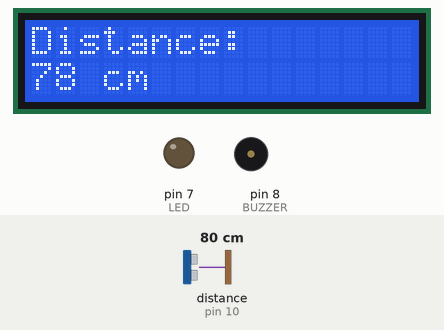
Simulated run of this sketch. Board: Arduino Uno, built with avr-gcc and run on an emulated ATmega328P. On the bench: 16×2 character LCD, output pins drawn as LEDs (lit = HIGH), buzzer (waves = sounding, pin HIGH). Wiring (inferred from the names in the program): ultrasonic range finder: trigger pin 9; echo pin 10. The inputs (shaded band) are chosen by the test bench; at power-on: distance to the obstacle (sensor on pin 10) 80 cm. The echo pulse lasts 58.3 µs per cm; pins used as bus, display or sensor lines are not drawn.

Above: at 3.2 s.
3.3 s: distance to the obstacle (sensor on pin 10) set to 60 cm
At 3.9 s:
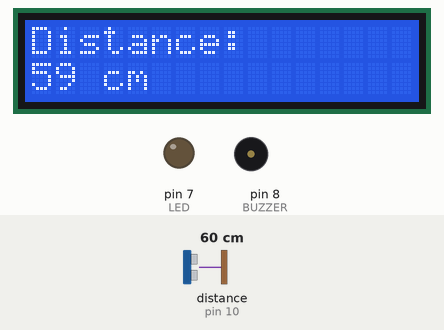
6.3 s: distance to the obstacle (sensor on pin 10) set to 35 cm
At 7.0 s:
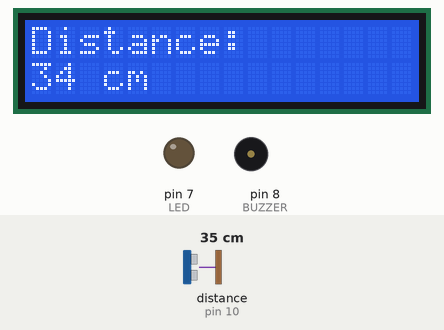
9.3 s: distance to the obstacle (sensor on pin 10) set to 120 cm
At 10.5 s:
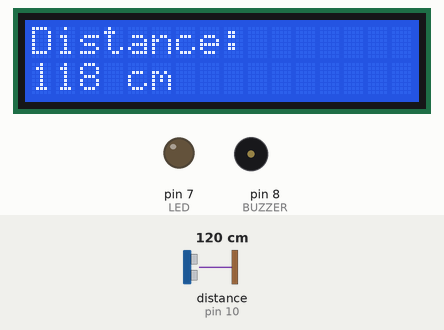
12.3 s: distance to the obstacle (sensor on pin 10) set to 250 cm
At 13.3 s:
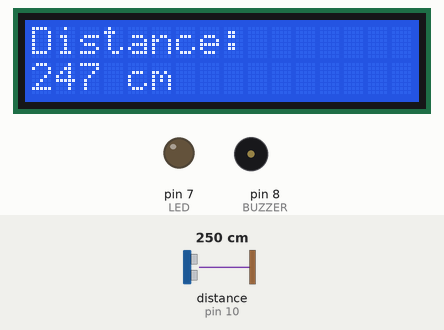
15.3 s: distance to the obstacle (sensor on pin 10) set to 2 cm
At 15.59 s:
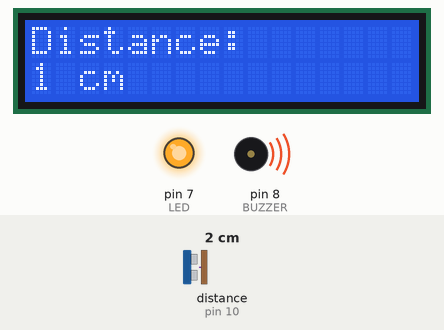
17.1 s: distance to the obstacle (sensor on pin 10) set to 299 cm
At 18.0 s:
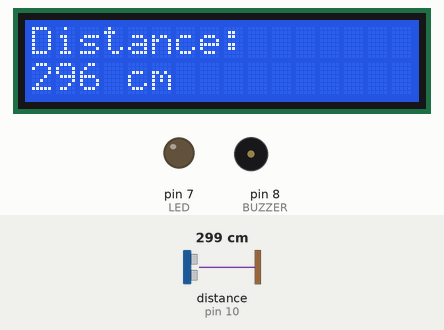
Timing chart, 0 to 20.1 s (numbered marks = the images above; inputs shaded):
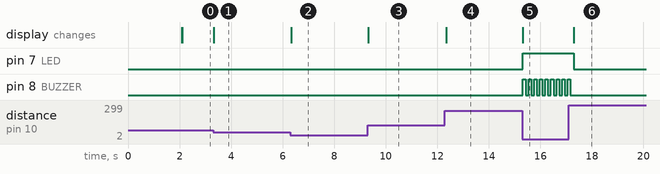

The sketch:

Distance_Monitor.ino
```cpp
#include <Wire.h>
#include <LiquidCrystal_I2C.h>

#define TRIG 9
#define ECHO 10
#define BUZZER 8
#define LED 7

LiquidCrystal_I2C lcd(0x27, 16, 2);

long duration;
int distance;

void setup() {

  pinMode(TRIG, OUTPUT);
  pinMode(ECHO, INPUT);
  pinMode(BUZZER, OUTPUT);
  pinMode(LED, OUTPUT);

  Serial.begin(9600);

  lcd.init();
  lcd.backlight();

  lcd.setCursor(0,0);
  lcd.print("Distance Meter");
  delay(2000);

  lcd.clear();
}

void loop() {

  // Trigger pulse
  digitalWrite(TRIG, LOW);
  delayMicroseconds(2);

  digitalWrite(TRIG, HIGH);
  delayMicroseconds(10);

  digitalWrite(TRIG, LOW);

  // Read echo
  duration = pulseIn(ECHO, HIGH);

  // Calculate distance
  distance = duration * 0.034 / 2;

  // LCD display
  lcd.clear();

  lcd.setCursor(0,0);
  lcd.print("Distance:");

  lcd.setCursor(0,1);
  lcd.print(distance);
  lcd.print(" cm");

  // Warning logic
  if(distance < 15) {

    digitalWrite(LED, HIGH);

    digitalWrite(BUZZER, HIGH);
    delay(100);

    digitalWrite(BUZZER, LOW);
    delay(100);

  }
  else if(distance < 30) {

    digitalWrite(LED, HIGH);

    digitalWrite(BUZZER, HIGH);
    delay(400);

    digitalWrite(BUZZER, LOW);
    delay(400);

  }
  else {

    digitalWrite(LED, LOW);
    digitalWrite(BUZZER, LOW);

  }
}
```

Measured:
- after the input at 3.3 s, the display: changes at once (image 1)
- after the input at 6.3 s, the display: changes at once (image 2)
- after the input at 9.3 s, the display: changes at once (image 3)
- after the input at 12.3 s, the display: changes at once (image 4)
- after the input at 15.3 s, pin 7 (LED): LOW → HIGH at once; pin 8 (BUZZER): alternates HIGH for 0.10 s and LOW for 0.12 s, starting at once; the display: changes at once (image 5)
- after the input at 17.1 s, pin 7 (LED): HIGH → LOW after 0.20 s; pin 8 (BUZZER): goes on until 17.2 s, then stays LOW; the display: changes after 0.20 s (image 6)
